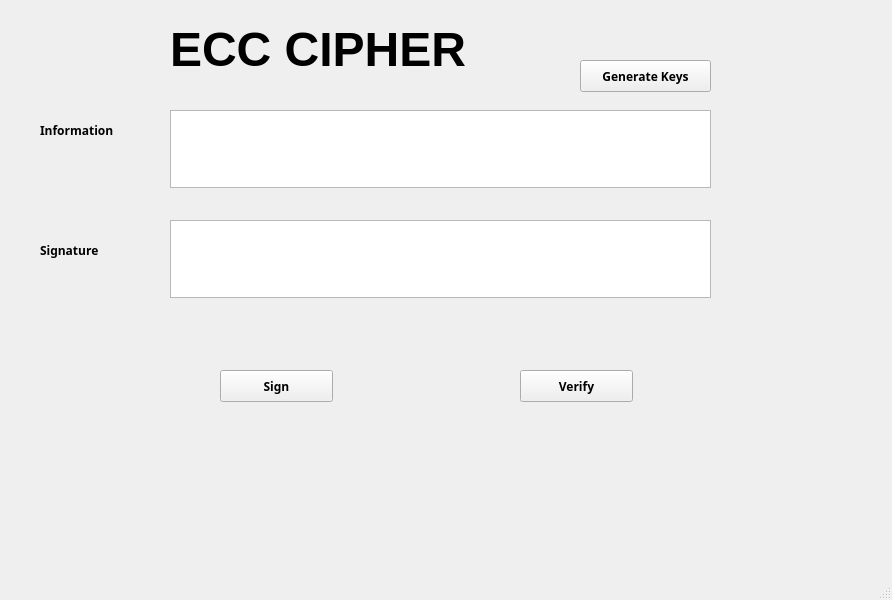
<?xml version="1.0" encoding="UTF-8"?>
<ui version="4.0">
 <class>MainWindow</class>
 <widget class="QMainWindow" name="MainWindow">
  <property name="geometry">
   <rect>
    <x>0</x>
    <y>0</y>
    <width>892</width>
    <height>600</height>
   </rect>
  </property>
  <property name="windowTitle">
   <string>MainWindow</string>
  </property>
  <widget class="QWidget" name="centralwidget">
   <widget class="QLabel" name="tieuDe">
    <property name="geometry">
     <rect>
      <x>170</x>
      <y>20</y>
      <width>298</width>
      <height>58</height>
     </rect>
    </property>
    <property name="font">
     <font>
      <pointsize>36</pointsize>
      <weight>75</weight>
      <bold>true</bold>
     </font>
    </property>
    <property name="cursor">
     <cursorShape>UpArrowCursor</cursorShape>
    </property>
    <property name="text">
     <string>ECC CIPHER</string>
    </property>
   </widget>
   <widget class="QLabel" name="information">
    <property name="geometry">
     <rect>
      <x>40</x>
      <y>120</y>
      <width>111</width>
      <height>20</height>
     </rect>
    </property>
    <property name="font">
     <font>
      <family>Arial Black</family>
      <weight>75</weight>
      <bold>true</bold>
     </font>
    </property>
    <property name="text">
     <string>Information</string>
    </property>
   </widget>
   <widget class="QLabel" name="signature">
    <property name="geometry">
     <rect>
      <x>40</x>
      <y>240</y>
      <width>101</width>
      <height>20</height>
     </rect>
    </property>
    <property name="font">
     <font>
      <family>Arial Black</family>
      <weight>75</weight>
      <bold>true</bold>
     </font>
    </property>
    <property name="text">
     <string>Signature</string>
    </property>
   </widget>
   <widget class="QPushButton" name="bt_generate">
    <property name="geometry">
     <rect>
      <x>580</x>
      <y>60</y>
      <width>131</width>
      <height>32</height>
     </rect>
    </property>
    <property name="font">
     <font>
      <family>Arial Black</family>
      <weight>75</weight>
      <bold>true</bold>
     </font>
    </property>
    <property name="text">
     <string>Generate Keys</string>
    </property>
   </widget>
   <widget class="QPushButton" name="bt_sign">
    <property name="geometry">
     <rect>
      <x>220</x>
      <y>370</y>
      <width>113</width>
      <height>32</height>
     </rect>
    </property>
    <property name="font">
     <font>
      <family>Arial Black</family>
      <weight>75</weight>
      <bold>true</bold>
     </font>
    </property>
    <property name="text">
     <string>Sign</string>
    </property>
   </widget>
   <widget class="QPushButton" name="bt_verify">
    <property name="geometry">
     <rect>
      <x>520</x>
      <y>370</y>
      <width>113</width>
      <height>32</height>
     </rect>
    </property>
    <property name="font">
     <font>
      <family>Arial Black</family>
      <weight>75</weight>
      <bold>true</bold>
     </font>
    </property>
    <property name="text">
     <string>Verify</string>
    </property>
   </widget>
   <widget class="QTextEdit" name="txt_information">
    <property name="geometry">
     <rect>
      <x>170</x>
      <y>110</y>
      <width>541</width>
      <height>78</height>
     </rect>
    </property>
   </widget>
   <widget class="QTextEdit" name="txt_signature">
    <property name="geometry">
     <rect>
      <x>170</x>
      <y>220</y>
      <width>541</width>
      <height>78</height>
     </rect>
    </property>
   </widget>
  </widget>
  <widget class="QMenuBar" name="menubar">
   <property name="geometry">
    <rect>
     <x>0</x>
     <y>0</y>
     <width>892</width>
     <height>21</height>
    </rect>
   </property>
  </widget>
  <widget class="QStatusBar" name="statusbar"/>
 </widget>
 <resources/>
 <connections/>
</ui>
